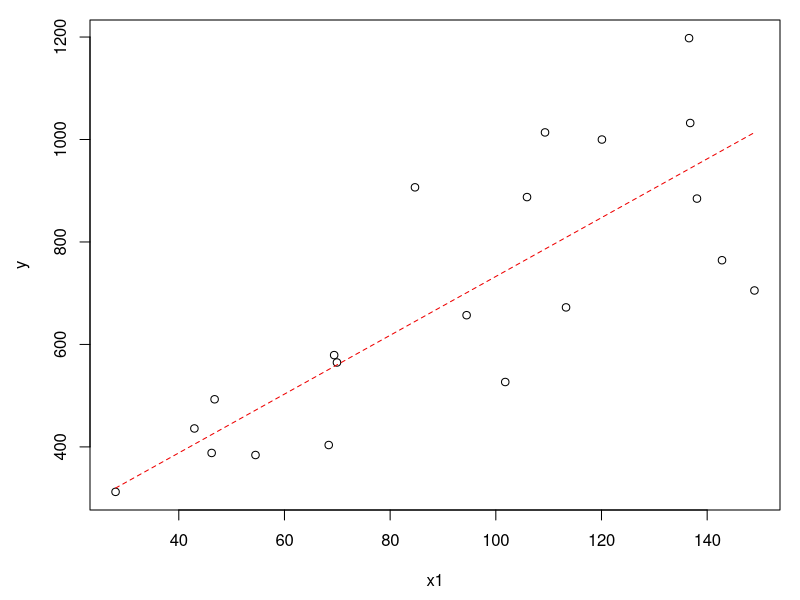

This figure's R source:
## ---- chunk 1
# Linear instantiation of the Minimum Unbiased Percent Error technique (MUPE) for
# multiplicative error models, which utilizes Iteratively Re-weighted Least Squares (IRLS)
# with weights equal to the squared inverse predictions from the prior iteration.
# Usage Example:
#   mupe = mupe_linear(formula_str = "y ~ 0 + x", data = df)
#     - 'formula_str' must be a character string that resembles an R 'lm' formula object
#       (default is no intercept, i.e. a simple factor model)
#     - 'data' must be a dataframe containing the variables listed in formula_str
# Returns a list containing a standard R 'lm' object and the number of iterations.
# 
mupe_linear = function(formula_str = "y ~ 0 + x", data) {
  f = as.formula(formula_str)           # convert string to R formula object
  model = lm(f, data)                   # 1st iteration (Ordinary Least Squares)
  conv = 1.0;  i = 1                    # initialize convergence and counter
  while (conv > 1e-5) {
    wt = 1 / model$fitted^2             # calculate weights
    pbeta = model$coef                  # solution of prior iteration
    model = lm(f, data, weights=wt)     # weighted least squares
    beta = model$coef                   # solution of current iteration
    conv = max(abs((beta-pbeta)/beta))  # maximum fractional change in any parameter
    i = i + 1;  if (i == 200) break     # force stop, if necessary
  }
  return(list(model=model, mupe_iters=i))
}
## ---- chunk 2
# Simulate data
set.seed(0);  n = 20;  x1 = runif(n, 20, 150);  y = 180 + 6*x1
# Apply multiplicative lognormal random error term with mean=1, cv=0.3
cv = 0.3;  loc = log(1 / sqrt(cv^2 + 1));  shape = sqrt(log(1 + cv^2))
y = y*rlnorm(n, loc, shape)
my_df = data.frame('y'=y, 'x1'=x1)
## ---- chunk 3
my_mupe = mupe_linear('y ~ x1', my_df)
my_mupe  # output: final model and number of iterations
summary(my_mupe$model)  # mupe$model is a standard R 'lm' object
# The mean percent error of the MUPE solution is approximately zero
mean(my_mupe$model$residuals / my_mupe$model$fitted)
## ---- chunk 4
par(mar=c(4.5,4.5,1,1))
plot(x1, y, xlab='x1', ylab='y')
xvec = seq(min(x1), max(x1), length.out=100)
lines(xvec, predict(my_mupe$model, data.frame('x1'=xvec)), col='red2', lty=2)
